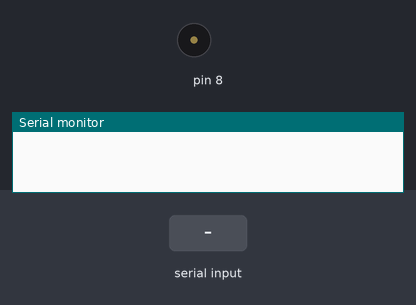
Bench run of a sketch on a simulated Arduino Uno, built with avr-gcc and run on an emulated ATmega328P. Shown: buzzer (waves = sounding), the last lines printed to the serial monitor. The inputs (shaded band) are chosen by the test bench.

Above: at 1.2 s.
1.3 s: "90,45\n" received over Serial
At 2.1 s:
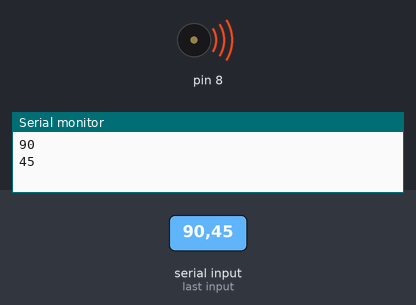
3.8 s: "30,150\n" received over Serial
At 5.4 s:
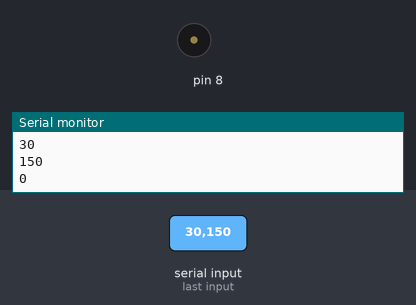
Timing chart, 0 to 6.9 s (numbered marks = the images above; inputs shaded):
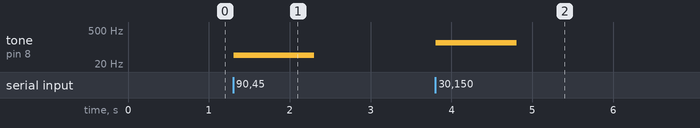

The sketch:

frequencyChk2.ino
```cpp
/*little program that sends integer
to tone on pin 8 to check output
*/
void setup()

{

Serial.begin(9600);

}


void loop()

{

//waiting for input

while (Serial.available() == 0);

int val = Serial.parseInt(); //read int or parseFloat for ..float...

tone(8,val);
Serial.println(val);
}
```

Measured:
- after the input at 1.3 s, tone on pin 8: silent → 45 Hz at once, → silent 1.0 s later
- after the input at 3.8 s, tone on pin 8: silent → 150 Hz at once, → silent 1.0 s later
